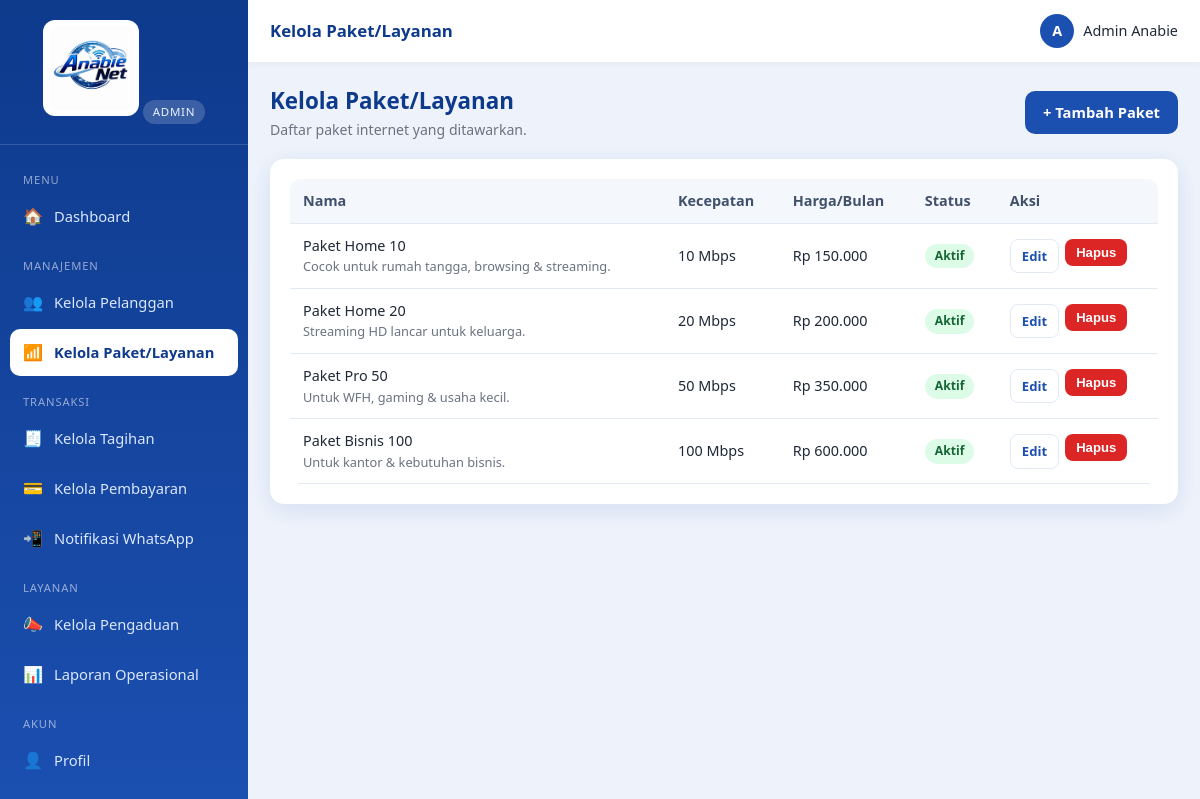
Screenshot of /index.php?r=paket.index (signed in) with the database file from the repository.
### tables this page shows
CREATE TABLE `paket` (
  `id`         INT AUTO_INCREMENT PRIMARY KEY,
  `nama`       VARCHAR(120) NOT NULL,
  `kecepatan`  VARCHAR(60) NOT NULL,
  `harga`      DECIMAL(12,2) NOT NULL DEFAULT 0,
  `deskripsi`  TEXT DEFAULT NULL,
  `status`     ENUM('aktif','nonaktif') NOT NULL DEFAULT 'aktif',
  `created_at` TIMESTAMP DEFAULT CURRENT_TIMESTAMP
);

### app/lib/view.php (called while the page is built, shortened)
<?php
function render(string $view, array $data = [], array $opts = []): void
{
    extract($data, EXTR_SKIP);
    include VIEW_PATH . '/' . $view . '.php';
    include VIEW_PATH . '/partials/layout.php';
}

### app/controllers/paket.php (called while the page is built, shortened)
<?php
function ctl_paket_index(): void
{
    $paket = query_all("SELECT * FROM paket ORDER BY harga");
    render('admin/paket_index', compact('paket'),
        ['title' => 'Kelola Paket/Layanan', 'active' => 'paket.index']);
}

### public/index.php (called while the page is built, shortened)
<?php
require __DIR__ . '/../app/lib/db.php';
require __DIR__ . '/../app/lib/helpers.php';
require __DIR__ . '/../app/lib/view.php';
$r = $_GET['r'] ?? '';
[$handler, $roles] = $routes[$r];
call_user_func($handler);

### app/lib/helpers.php (called while the page is built, shortened)
<?php
function e($v): string
{
    return htmlspecialchars((string) ($v ?? ''), ENT_QUOTES, 'UTF-8');
}
function url(string $path = ''): string
{
    return BASE_URL . '/' . ltrim($path, '/');
}
function route(string $r, array $params = []): string
{
    $qs = array_merge(['r' => $r], $params);
    return url('index.php') . '?' . http_build_query($qs);
}
function rupiah($n): string
{
    return 'Rp ' . number_format((float) $n, 0, ',', '.');
}
function status_badge(string $status): string
{
    $map = [
        'lunas' => 'badge-success', 'belum_lunas' => 'badge-danger',
        'aktif' => 'badge-success', 'isolir' => 'badge-warning', 'nonaktif' => 'badge-muted',
        'baru' => 'badge-info', 'diproses' => 'badge-warning', 'selesai' => 'badge-success',
    ];
    return $map[$status] ?? 'badge-muted';
}
function status_label(string $status): string
{
    $map = [
        'belum_lunas' => 'Belum Lunas', 'lunas' => 'Lunas',
        'aktif' => 'Aktif', 'isolir' => 'Isolir', 'nonaktif' => 'Nonaktif',
        'baru' => 'Baru', 'diproses' => 'Diproses', 'selesai' => 'Selesai',
    ];
    return $map[$status] ?? ucfirst(str_replace('_', ' ', $status));
}

### app/lib/db.php (called while the page is built, shortened)
<?php
function db(): PDO
{
    static $pdo = null;
    if ($pdo === null) {
        $dsn = sprintf('mysql:host=%s;port=%s;dbname=%s;charset=utf8mb4', DB_HOST, DB_PORT, DB_NAME);
        try {
            $pdo = new PDO($dsn, DB_USER, DB_PASS, [
                PDO::ATTR_ERRMODE            => PDO::ERRMODE_EXCEPTION,
                PDO::ATTR_DEFAULT_FETCH_MODE => PDO::FETCH_ASSOC,
                PDO::ATTR_EMULATE_PREPARES   => false,
            ]);
        } catch (PDOException $e) {
            http_response_code(500);
            die('Koneksi database gagal: ' . htmlspecialchars($e->getMessage()));
        }
    }
    return $pdo;
}
function query_all(string $sql, array $params = []): array
{
    $st = db()->prepare($sql);
    $st->execute($params);
    return $st->fetchAll();
}

### app/views/admin/paket_index.php (the view, shortened to what this page needs)
<div class="page-head">
  <div><h1>Kelola Paket/Layanan</h1><p class="sub">Daftar paket internet yang ditawarkan.</p></div>
  <a class="btn btn-primary" href="<?= route('paket.create') ?>">+ Tambah Paket</a>
</div>
<div class="card">
  <div class="table-wrap"><table class="tbl">
    <thead><tr><th>Nama</th><th>Kecepatan</th><th class="text-right">Harga/Bulan</th><th>Status</th><th>Aksi</th></tr></thead>
    <tbody>
    <?php if (!$paket): ?>
      <tr><td colspan="5"><div class="empty">Belum ada paket.</div></td></tr>
    <?php else: foreach ($paket as $p): ?>
      <tr>
        <td><?= e($p['nama']) ?><div class="text-muted" style="font-size:.8rem"><?= e($p['deskripsi']) ?></div></td>
        <td><?= e($p['kecepatan']) ?></td>
        <td class="text-right"><?= rupiah($p['harga']) ?></td>
        <td><span class="badge <?= status_badge($p['status']) ?>"><?= status_label($p['status']) ?></span></td>
        <td><div class="actions">
          <a class="btn btn-sm btn-outline" href="<?= route('paket.edit', ['id' => $p['id']]) ?>">Edit</a>
          <form method="post" action="<?= route('paket.delete') ?>" data-confirm="Hapus paket <?= e($p['nama']) ?>?" style="display:inline">
            <button class="btn btn-sm btn-danger" type="submit">Hapus</button>
          </form>
        </div></td>
      </tr>
    <?php endforeach; endif; ?>
    </tbody>
  </table></div>
</div>

### public/assets/css/style.css (style rules this page uses)
:root { --primary:#1b4fb0; --primary-dark:#0e3a8c; --primary-light:#3b82f6; --accent:#22a7f0; --bg:#eef3fb; --surface:#ffffff; --text:#1f2937; --muted:#6b7280; --border:#e3e9f3; --success:#16a34a; --danger:#dc2626; --warning:#d97706; --info:#0284c7; --shadow:0 6px 24px rgba(27,79,176,.12); --radius:14px; --sidebar-w:248px; }
* { box-sizing:border-box;margin:0;padding:0 }
html,body { height:100% }
body { font-family:'Segoe UI',Roboto,Helvetica,Arial,sans-serif; background:var(--bg); color:var(--text); line-height:1.55; font-size:15px; }
a { color:var(--primary);text-decoration:none }
.btn { display:inline-flex;align-items:center;gap:7px;justify-content:center; padding:10px 18px;border:none;border-radius:10px;font-size:.92rem;font-weight:600; cursor:pointer;transition:transform .05s,filter .15s;text-decoration:none; }
.btn-primary { background:var(--primary);color:#fff }
.btn-danger { background:var(--danger);color:#fff }
.btn-outline { background:#fff;border:1px solid var(--border);color:var(--primary) }
.btn-sm { padding:6px 11px;font-size:.82rem;border-radius:8px }
.card { background:var(--surface);border-radius:var(--radius);box-shadow:var(--shadow);padding:20px;margin-bottom:20px }
.page-head { display:flex;align-items:center;justify-content:space-between;gap:12px;flex-wrap:wrap;margin-bottom:18px }
.page-head h1 { font-size:1.4rem;color:var(--primary-dark) }
.page-head .sub { color:var(--muted);font-size:.88rem }
.table-wrap { overflow-x:auto;border-radius:10px }
table.tbl { width:100%;border-collapse:collapse;font-size:.9rem;min-width:560px }
table.tbl th,table.tbl td { padding:11px 13px;text-align:left;border-bottom:1px solid var(--border);vertical-align:middle }
table.tbl th { background:#f4f7fc;color:#41506b;font-weight:600;white-space:nowrap }
.actions { display:flex;gap:6px;flex-wrap:wrap }
.badge { display:inline-block;padding:3px 10px;border-radius:20px;font-size:.76rem;font-weight:600 }
.badge-success { background:#dcfce7;color:#166534 }
.text-muted { color:var(--muted) }
.text-right { text-align:right }

### rows the page displays
paket: nama "Paket Home 10", deskripsi "Cocok untuk rumah tangga, browsing & streaming.", kecepatan "10 Mbps", harga "Rp 150.000", status "Aktif"
paket: nama "Paket Home 20", deskripsi "Streaming HD lancar untuk keluarga.", kecepatan "20 Mbps", harga "Rp 200.000", status "Aktif"
paket: nama "Paket Pro 50", deskripsi "Untuk WFH, gaming & usaha kecil.", kecepatan "50 Mbps", harga "Rp 350.000", status "Aktif"
paket: nama "Paket Bisnis 100", deskripsi "Untuk kantor & kebutuhan bisnis.", kecepatan "100 Mbps", harga "Rp 600.000", status "Aktif"

### other values shown
role_label($role) "ADMIN"
$group "MENU"
$ico "🏠"
$label "Dashboard"
$group "MANAJEMEN"
$ico "👥"
$label "Kelola Pelanggan"
$ico "📶"
$label "Kelola Paket/Layanan"
$group "TRANSAKSI"
$ico "🧾"
$label "Kelola Tagihan"
$ico "💳"
$label "Kelola Pembayaran"
$ico "📲"
